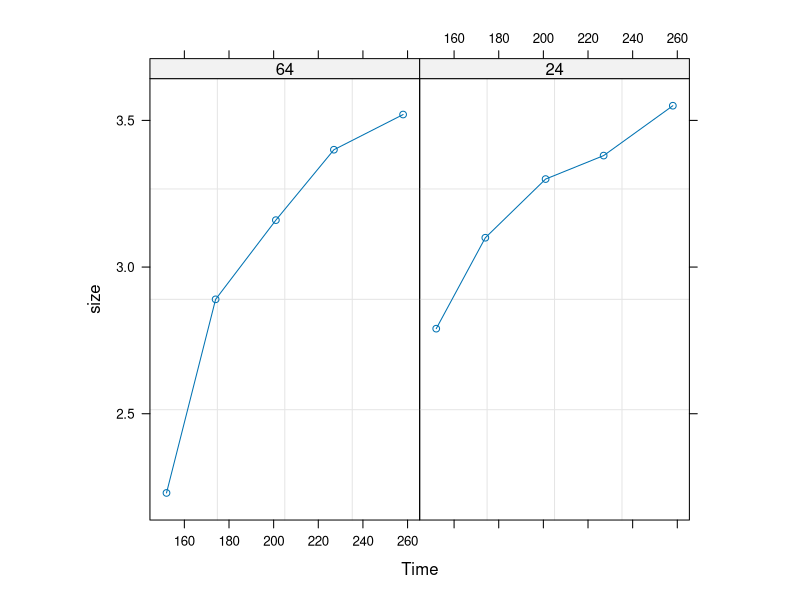
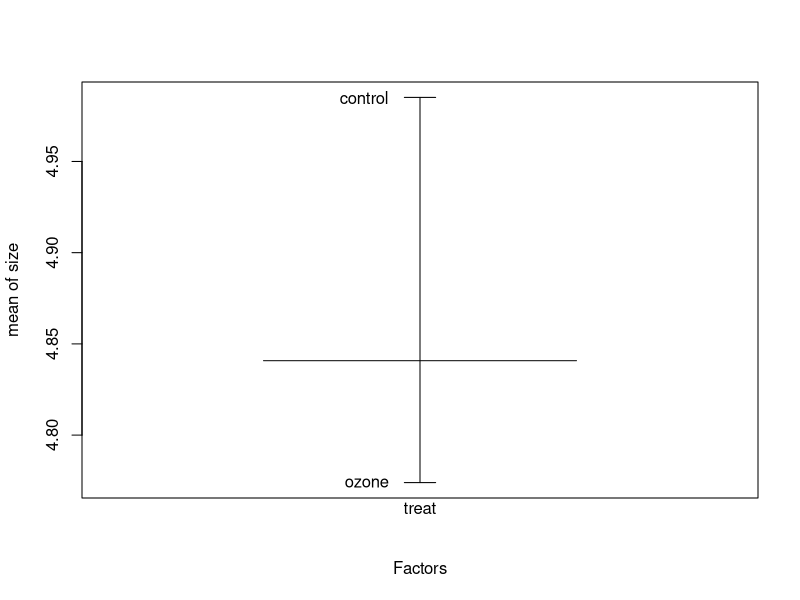
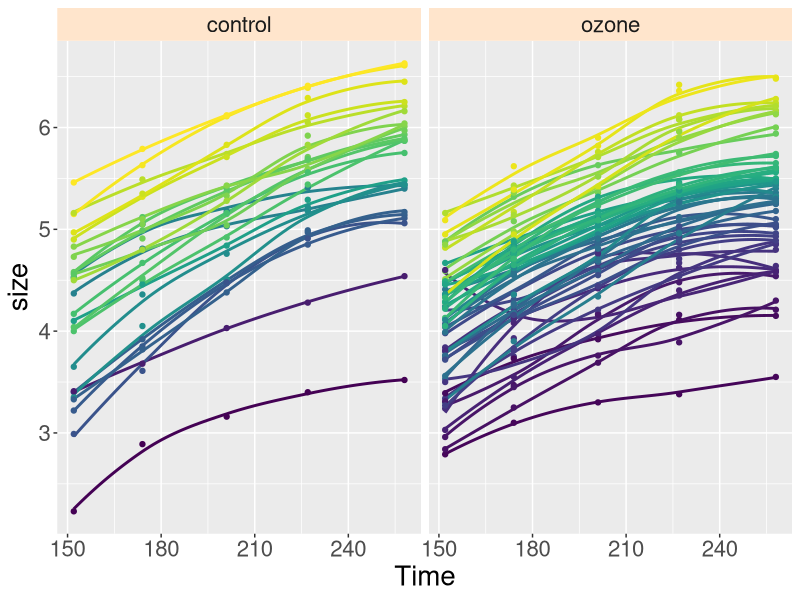
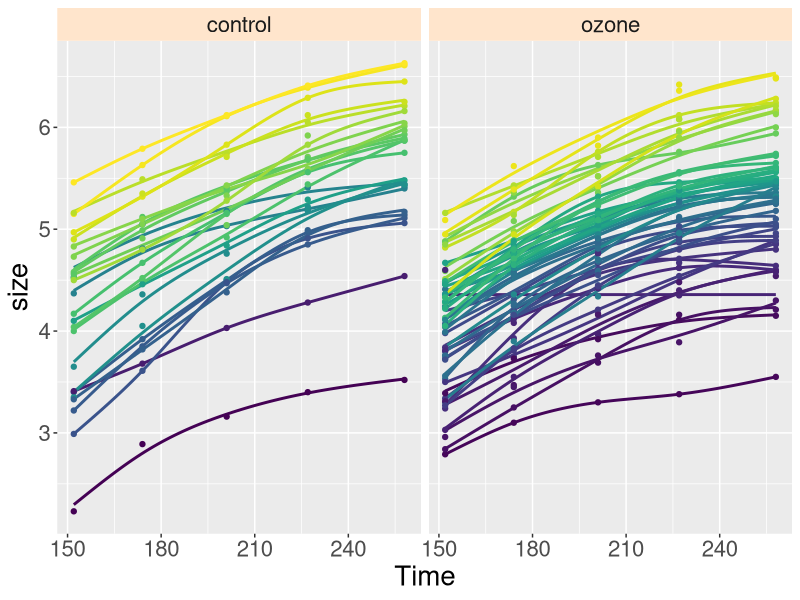
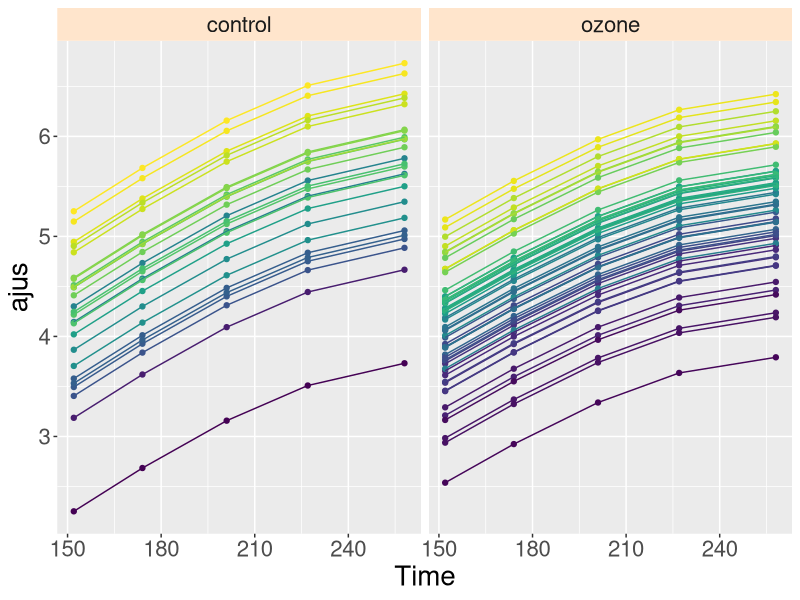
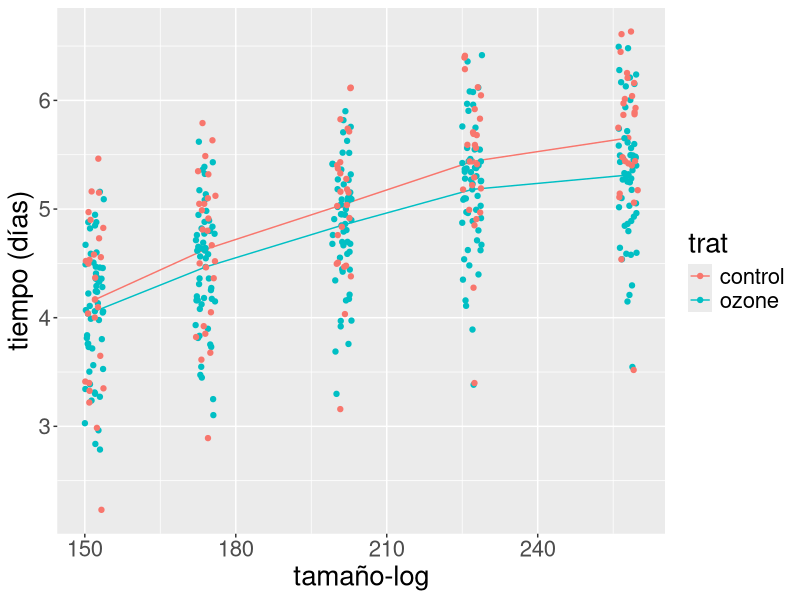
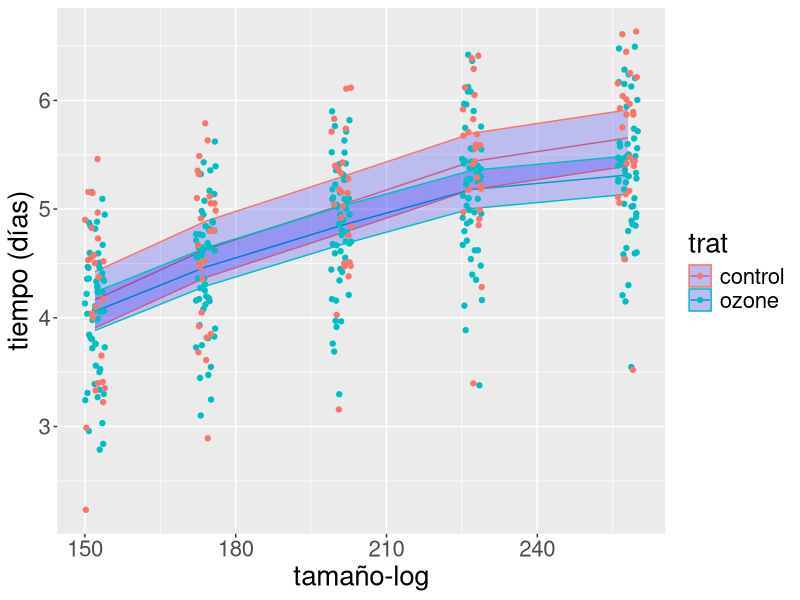

The R script that drew these images, in order:
## ---- chunk 1
library(MASS)
library(nlme)
library(tidyverse)
sitka88 <- Sitka
## ---- chunk 2
str(sitka88)
## ---- chunk 3
sitka88 <-groupedData(size ~ Time | tree, data=sitka88)
plot(sitka88[sitka88$tree == 64 | sitka88$tree == 24, ])
## ---- chunk 4
formula(sitka88)
## ---- chunk 5
head(gsummary(sitka88[, c("size","Time")], groups=sitka88$size, omit=TRUE))
## ---- chunk 6
plot.design(size ~ treat, data=sitka88)
## ---- chunk 7
options(repr.plot.width=12, repr.plot.height=6)
library(ggplot2)
ggplot(sitka88, aes(x=Time, y=size, color = tree)) + 
       geom_smooth(method = "loess", span = 1, formula = y ~ x, se = FALSE, show.legend = FALSE) +
       geom_point(show.legend = FALSE) + facet_grid(. ~ treat) +
       theme(strip.background = element_rect(fill="#ffe5cc"),
             text = element_text(size = 20))
## ---- chunk 8
ggplot(sitka88, aes(x=Time, y=size, color = tree)) + 
       geom_smooth(method = "gam", span = 1, formula = y ~ s(x, bs = "cs", k = 5), 
                   se = FALSE, show.legend = FALSE) +
       geom_point(show.legend = FALSE) + facet_grid(. ~ treat) +
       theme(strip.background = element_rect(fill="#ffe5cc"),
             text = element_text(size = 20))
## ---- chunk 9
options(contrasts=c("contr.treatment", "contr.poly"))
## ---- chunk 10
sitka.lme1 <- lme(fixed = size ~ treat * ordered(Time),
                  random = ~ 1 | tree,
                  data = sitka88)
summary(sitka.lme1)$tTable
## ---- chunk 11
intervals(sitka.lme1, level = 0.95)$fixed
## ---- chunk 12
sitka88$tratGrad <- sitka88$Time * (sitka88$treat=="ozone")
## ---- chunk 13
tapply(sitka88$Time,list(sitka88$treat, sitka88$Time), FUN=mean)
tapply(sitka88$tratGrad,list(sitka88$treat, sitka88$Time), FUN=mean)

## ---- chunk 14
sitka.lme2 <- update(sitka.lme1, 
                     fixed = size ~ ordered(Time) + treat + tratGrad)
summary(sitka.lme2)$tTable
## ---- chunk 15
data.frame(AICmodelo_red=summary(sitka.lme2)$AIC, AICmodelo_comp=summary(sitka.lme1)$AIC)
data.frame(BICmodelo_red=summary(sitka.lme2)$BIC, BICmodelo_comp=summary(sitka.lme1)$BIC)
## ---- chunk 16
anova(sitka.lme1, sitka.lme2)
## ---- chunk 17
sitka.lme1.ML <- lme(fixed = size ~ treat * ordered(Time),
                 random = ~ 1 | tree,
                 data = sitka88, method="ML")

sitka.lme2.ML <- update(sitka.lme1.ML, 
                     fixed = size ~ ordered(Time) + treat + tratGrad, method="ML")
## ---- chunk 18
anova(sitka.lme1.ML, sitka.lme2.ML)
## ---- chunk 19
summary(sitka.lme2.ML)
## ---- chunk 20
head(poly(sitka88$Time, 4))
## ---- chunk 21
sitka.lme3.ML <- lme(fixed = size ~ treat + poly(Time, 3) + tratGrad,
                 random = ~ 1 | tree,
                 data = sitka88, method ="ML")
## ---- chunk 22
summary(sitka.lme3.ML)$tTable

## ---- chunk 23
anova(sitka.lme2.ML, sitka.lme3.ML)
## ---- chunk 24


tapply(fitted(sitka.lme3.ML), list(sitka88$treat, sitka88$Time), mean)

## ---- chunk 25
sitka88$ajus <- predict(sitka.lme3.ML)
## ---- chunk 26
ggplot(sitka88, aes(x=Time, y=ajus, color = tree)) + 
       geom_point(show.legend = FALSE) + facet_grid(. ~ treat) +
       geom_line(show.legend = FALSE) + 
       theme(strip.background = element_rect(fill="#ffe5cc"),
             text = element_text(size = 20))
## ---- chunk 27
VarCorr(sitka.lme1)
## ---- chunk 28
sitka.lme4 <- lme(size~ treat * ordered(Time), random = ~ 1 | tree,
                  data = sitka88, corr=corCAR1(0.7, ~ Time | tree))

## ---- chunk 29
anova(sitka.lme1,sitka.lme4)
## ---- chunk 30
summary(sitka.lme4)$tTable
summary(sitka.lme1)$tTable
## ---- chunk 31
intervals(sitka.lme4, which = "fixed", level = 0.95)$fixed
## ---- chunk 32
sitka.fin <- aggregate(list(ajustado=fitted(sitka.lme4)), 
                       list(tiempo=sitka88$Time, trat=sitka88$treat), FUN=mean)
## ---- chunk 33
sitka.fin$tiempo <- as.numeric(sitka.fin$tiempo)
## ---- chunk 34
ggplot(sitka.fin, aes(x=tiempo, y=ajustado, color = trat)) + 
       geom_line(show.legend = TRUE) + 
       geom_point(show.legend = FALSE) + 
       xlab(label = "tamaño-log") +
       ylab(label = "tiempo (días)") + 
       theme(strip.background = element_rect(fill="#ffe5cc"),
             text = element_text(size = 20)) +

       # componente que agrega los datos a la gráfica
       geom_jitter(data = sitka88, width = 2, 
                   mapping = aes(x = Time, y = size, color = treat)) 
## ---- chunk 35
library(tidyverse, warn.conflicts = FALSE)
sitka_intconf <- tibble(Time = sitka88$Time, treat = sitka88$treat)
sitka_intconf <- sitka_intconf %>% add_column(ajus = fitted(sitka.lme4, level = 0))
head(sitka_intconf)
## ---- chunk 36
Designmat <- model.matrix(eval(eval(sitka.lme4$call$fixed)[-2]), 
                          sitka_intconf[-ncol(sitka_intconf)])
## ---- chunk 37
predvar <- diag(Designmat %*% sitka.lme4$varFix %*% t(Designmat))
sitka_intconf$SE <- sqrt(predvar) 
## ---- chunk 38
head(sitka_intconf)
## ---- chunk 39
ggplot(sitka.fin, aes(x=tiempo, y=ajustado, color = trat)) + 
       geom_line(show.legend = TRUE) + 

       # Etiquetas y formato de despliegue
       xlab(label = "tamaño-log") +
       ylab(label = "tiempo (días)") + 
       theme(strip.background = element_rect(fill="#ffe5cc"),
             text = element_text(size = 20)) +

       # bandas de confianza
       geom_ribbon(data = sitka_intconf, aes(x = Time, y = ajus, color = treat,
                                             ymin = ajus - 2 * SE,
                                             ymax = ajus + 2 * SE),
                   alpha=0.2, fill = "blue") +       

       # componente que agrega los datos a la gráfica
       geom_jitter(data = sitka88, width = 2, 
                   mapping = aes(x = Time, y = size, color = treat)) 


